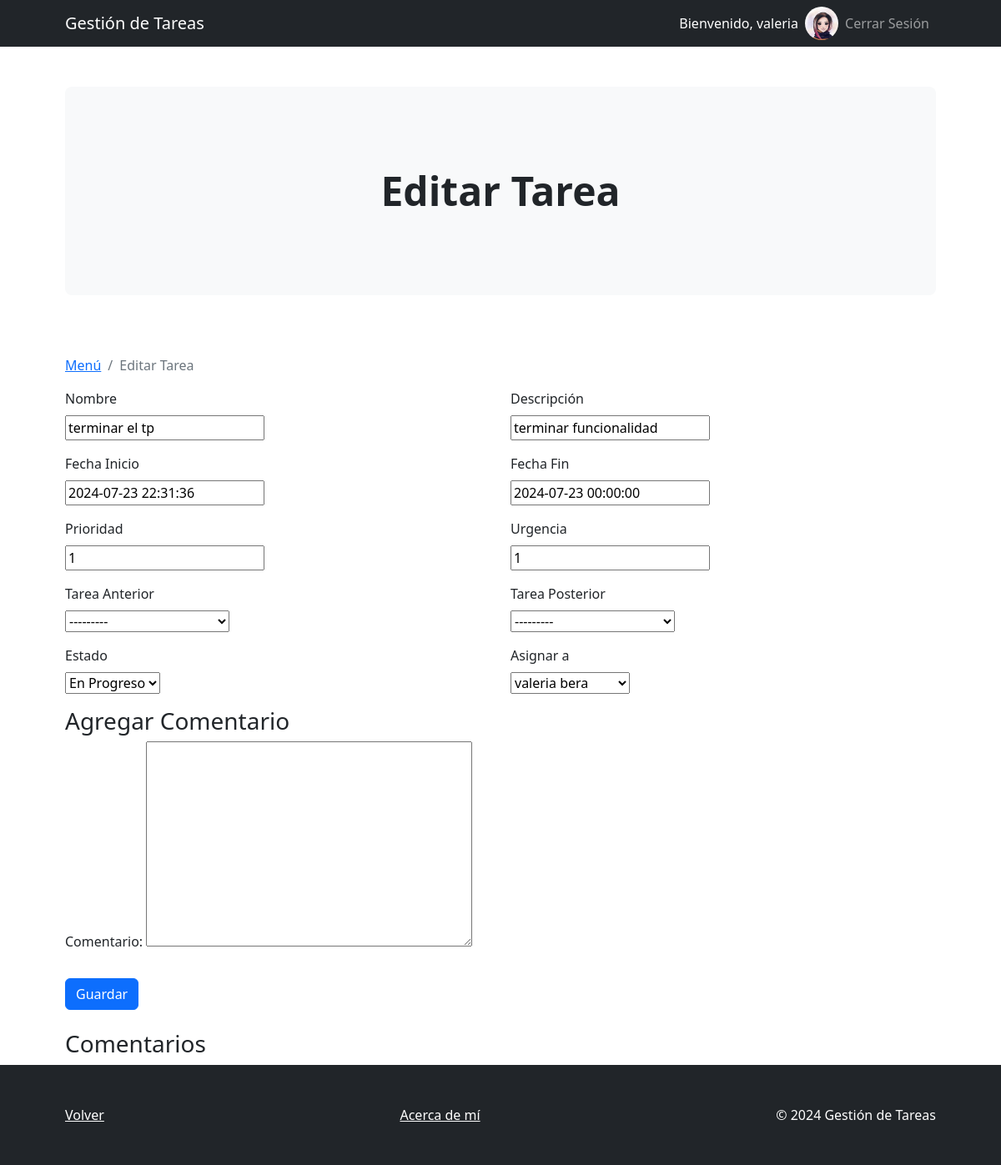
The page /tareas/1/editar/ (signed in) on the database its author committed.
### derivadorDeTareasApp/models.py (models this page shows, shortened)
class Usuario(AbstractBaseUser, PermissionsMixin):
    id_unico = models.UUIDField(default=uuid.uuid4, editable=False, unique=True)
    email = models.EmailField(max_length=255, unique=True)
    nombre = models.CharField(max_length=255)
    apellido = models.CharField(max_length=255)
    avatar = models.ImageField(upload_to='avatars/', blank=True, null=True)
    is_active = models.BooleanField(default=True)
    is_admin = models.BooleanField(default=False)
    groups = models.ManyToManyField(
        Group,
        related_name='custom_usuario_set',  # Nombre de relación inversa personalizado
        blank=True,
        help_text='The groups this user belongs to. A user will get all permissions granted to each of their groups.',
        related_query_name='custom_usuario',
    )
    user_permissions = models.ManyToManyField(
        Permission,
        related_name='custom_usuario_set',  # Nombre de relación inversa personalizado
        blank=True,
        help_text='Specific permissions for this user.',
        related_query_name='custom_usuario',
    )
    objects = UsuarioManager()
    USERNAME_FIELD = 'email'
    REQUIRED_FIELDS = ['nombre', 'apellido']
    def __str__(self):
        return f'{self.nombre} {self.apellido}'

class Tarea(models.Model):
    ESTADO_CHOICES = [
        ('no iniciado', 'No Iniciado'),
        ('en progreso', 'En Progreso'),
        ('en espera', 'En Espera'),
        ('terminada', 'Terminada'),
    ]
    nombre = models.CharField(max_length=40)
    descripcion = models.CharField(max_length=254)
    fecha_inicio = models.DateTimeField(default=timezone.now)
    fecha_fin = models.DateTimeField()
    prioridad = models.IntegerField()
    urgencia = models.IntegerField()
    tarea_anterior = models.ForeignKey('self', related_name='siguiente', on_delete=models.SET_NULL, null=True, blank=True)
    tarea_posterior = models.ForeignKey('self', related_name='anterior', on_delete=models.SET_NULL, null=True, blank=True)
    numero_tarea = models.AutoField(primary_key=True)
    estado = models.CharField(max_length=20, choices=ESTADO_CHOICES, default='no iniciado')
    usuario = models.ForeignKey(Usuario, on_delete=models.CASCADE, related_name='tareas')
    def __str__(self):
        return self.nombre

### derivadorDeTareasApp/views.py (the view)
# urls.py: path('tareas/<int:pk>/editar/', views.editar_tarea, name='editar_tarea'),
@login_required
def editar_tarea(request, pk):
    tarea = get_object_or_404(Tarea, pk=pk)
    comentarios = tarea.comentarios.all()
    if request.method == 'POST':
        form = TareaForm(request.POST, instance=tarea)
        comentario_form = ComentarioForm(request.POST)
        if form.is_valid() and comentario_form.is_valid():
            form.save()
            comentario = comentario_form.save(commit=False)
            comentario.tarea = tarea
            comentario.usuario = request.user
            comentario.save()
            messages.success(request, 'Se actualizó el registro y se agregó el comentario.')
            return redirect('lista_tareas')
    else:
        form = TareaForm(instance=tarea)
        comentario_form = ComentarioForm()
    return render(request, 'tareas/editar_tarea.html', {'form': form, 'comentario_form': comentario_form, 'comentarios': comentarios})

### derivadorDeTareasApp/forms.py
class TareaForm(forms.ModelForm):
    class Meta:
        model = Tarea
        fields = ['nombre', 'descripcion', 'fecha_inicio', 'fecha_fin', 'prioridad', 'urgencia', 'tarea_anterior', 'tarea_posterior', 'estado', 'usuario']
    def __init__(self, *args, **kwargs):
        super(TareaForm, self).__init__(*args, **kwargs)
        self.fields['nombre'].required = True
        self.fields['fecha_fin'].required = True

class ComentarioForm(forms.ModelForm):
    class Meta:
        model = Comentario
        fields = ['comentario']

### derivadorDeTareasApp/templates/tareas/editar_tarea.html (shortened to what this page needs)
{% extends 'base.html' %}
{% block breadcrumb %}
<a href="{% if user.is_superuser %}{% url 'menu_admin' %}{% else %}{% url 'menu_usuario' %}{% endif %}" class="breadcrumb-item">Menú</a>
<span class="breadcrumb-item active">Editar Tarea</span>
{% endblock %}
{% block header %}
<div class="m-4 m-lg-5">
    <h2 class="display-5 fw-bold">Editar Tarea</h2>
</div>
{% endblock %}
{% block content %}
<form method="post" class="needs-validation" novalidate>
    <div class="row mb-3">
        <div class="col-md-6">
            <label for="id_nombre" class="form-label text-left d-block">Nombre</label>
            <div class="text-right">
                {{ form.nombre }}
            </div>
        </div>
        <div class="col-md-6">
            <label for="id_descripcion" class="form-label text-left d-block">Descripción</label>
            <div class="text-right">
                {{ form.descripcion }}
            </div>
        </div>
    </div>
    <div class="row mb-3">
        <div class="col-md-6">
            <label for="id_fecha_inicio" class="form-label text-left d-block">Fecha Inicio</label>
            <div class="text-right">
                {{ form.fecha_inicio }}
            </div>
        </div>
        <div class="col-md-6">
            <label for="id_fecha_fin" class="form-label text-left d-block">Fecha Fin</label>
            <div class="text-right">
                {{ form.fecha_fin }}
            </div>
        </div>
    </div>
    <div class="row mb-3">
        <div class="col-md-6">
            <label for="id_prioridad" class="form-label text-left d-block">Prioridad</label>
            <div class="text-right">
                {{ form.prioridad }}
            </div>
        </div>
        <div class="col-md-6">
            <label for="id_urgencia" class="form-label text-left d-block">Urgencia</label>
            <div class="text-right">
                {{ form.urgencia }}
            </div>
        </div>
    </div>
    <div class="row mb-3">
        <div class="col-md-6">
            <label for="id_tarea_anterior" class="form-label text-left d-block">Tarea Anterior</label>
            <div class="text-right">
                {{ form.tarea_anterior }}
            </div>
        </div>
        <div class="col-md-6">
            <label for="id_tarea_posterior" class="form-label text-left d-block">Tarea Posterior</label>
            <div class="text-right">
                {{ form.tarea_posterior }}
            </div>
        </div>
    </div>
    <div class="row mb-3">
        <div class="col-md-6">
            <label for="id_estado" class="form-label text-left d-block">Estado</label>
            <div class="text-right">
                {{ form.estado }}
            </div>
        </div>
        <div class="col-md-6">
            <label for="id_usuario" class="form-label text-left d-block">Asignar a</label>
            <div class="text-right">
                {{ form.usuario }}
            </div>
        </div>
    </div>
    <h3>Agregar Comentario</h3>
    {{ comentario_form.as_p }}
    <button type="submit" class="btn btn-primary mt-3">Guardar</button>
</form>
<h3 class="mt-4">Comentarios</h3>
{% endblock %}

### derivadorDeTareasApp/templates/base.html (shortened to what this page needs)
<!DOCTYPE html>
<html lang="en">
<head>
    {% load static %}
    <link href="https://cdn.jsdelivr.net/npm/bootstrap-icons@1.4.1/font/bootstrap-icons.css" rel="stylesheet" />
    <link href="{% static 'css/styles_base.css' %}" rel="stylesheet" />
</head>
<body>
    <nav class="navbar navbar-expand-lg navbar-dark bg-dark">
        <div class="container px-lg-5">
            <a class="navbar-brand" href="{% url 'inicio' %}">Gestión de Tareas</a>
            <div class="collapse navbar-collapse" id="navbarSupportedContent">
                <ul class="navbar-nav ms-auto mb-2 mb-lg-0">
                    {% if user.is_authenticated %}
                        <li class="nav-item">
                            <span class="nav-link text-white">Bienvenido, {{ user.nombre }}</span>
                        </li>
                        <li class="nav-item">
                            <img src="{% if user.avatar %}{{ user.avatar.url }}{% else %}{% static 'avatars/default.png' %}{% endif %}" class="rounded-circle" height="40" alt="Avatar">
                        </li>
                        <li class="nav-item">
                            <a class="nav-link" href="{% url 'logout_view' %}">Cerrar Sesión</a>
                        </li>
                    {% else %}
                        <li class="nav-item">
                            <a class="nav-link" href="{% url 'registro' %}">Registrarse</a>
                        </li>
                    {% endif %}
                </ul>
            </div>
        </div>
    </nav>
    <header class="py-5">
        <div class="container px-lg-5">
            <div class="p-4 p-lg-5 bg-light rounded-3 text-center">
                {% block header %}{% endblock %}
            </div>
        </div>
    </header>
    <section class="pt-4">
        <div class="container px-lg-5">
            <div class="breadcrumb">
                {% block breadcrumb %}
                {% endblock %}
            </div>
            {% block content %}{% endblock %}
        </div>
    </section>
    <footer class="py-5 bg-dark">
        <div class="container px-lg-5">
            <div class="d-flex justify-content-between">
                <a href="javascript:history.back()" class="text-white">Volver</a>
                <a href="{% url 'acerca_de' %}" class="text-white text-center">Acerca de mí</a>
                <p class="m-0 text-center text-white">&copy; 2024 Gestión de Tareas</p>
            </div>
        </div>
    </footer>
</body>
</html>

### rows shown on the page
Usuario: nombre "valeria", avatar (picture)
Tarea: nombre "terminar el tp", descripcion "terminar funcionalidad", fecha_inicio "2024-07-23 22:31:36", fecha_fin "2024-07-23 00:00:00", prioridad "1", urgencia "1", tarea_anterior "---------", tarea_posterior "---------", estado "En Progreso", usuario "valeria bera"
